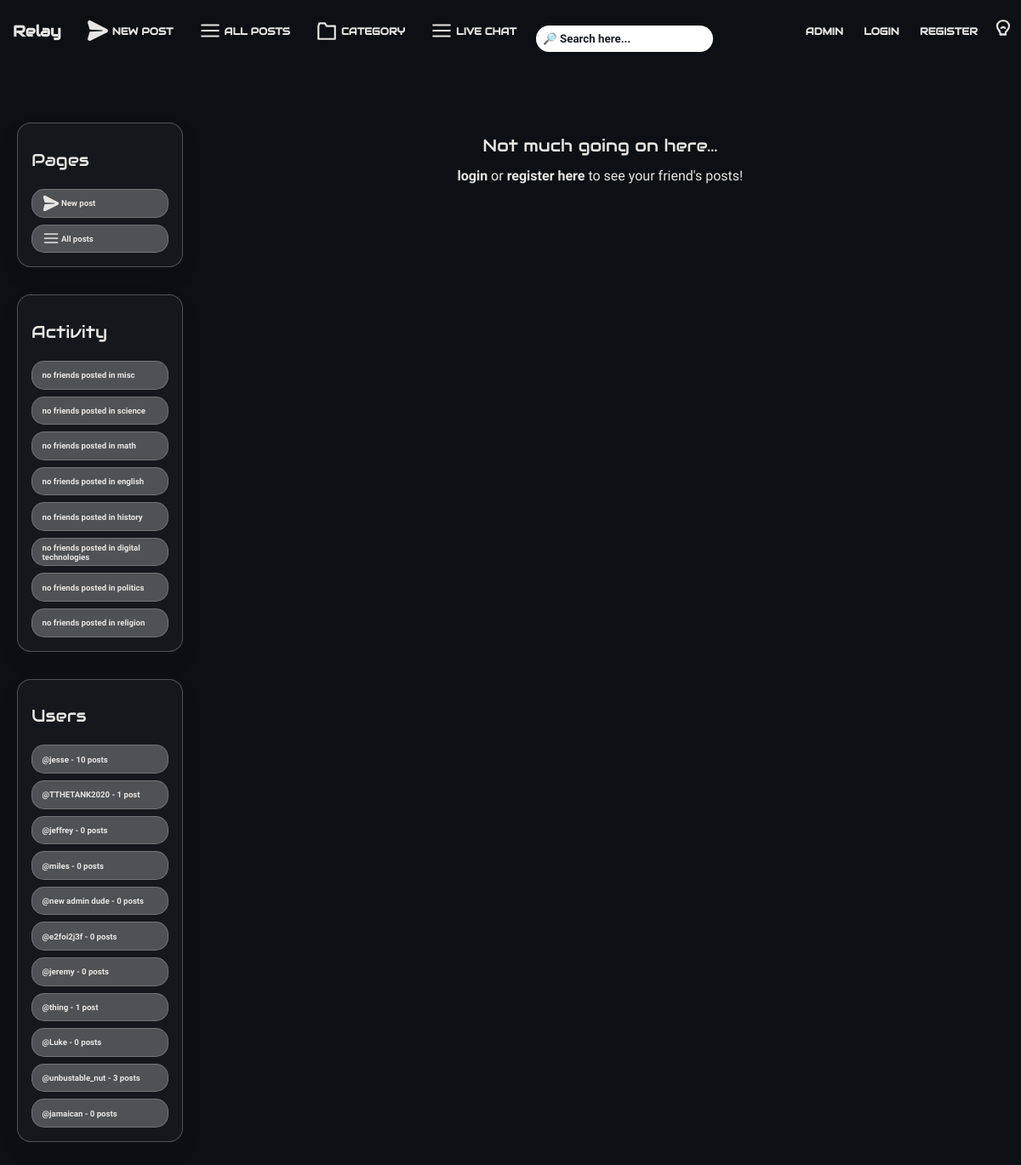
Before: / with the older database file.
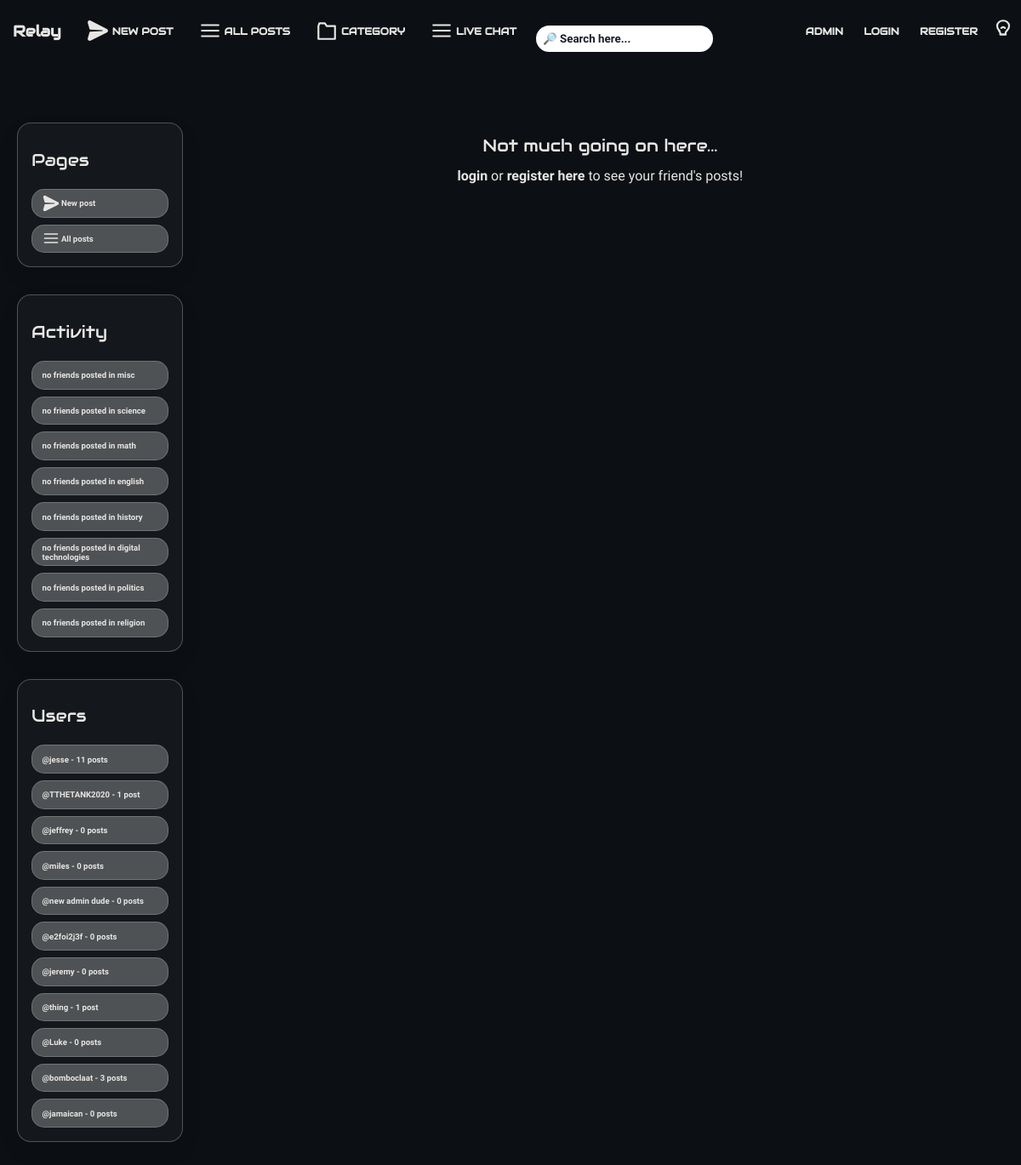
After: the same page with the newer database file.
### tables this page shows
CREATE TABLE "users" (
    id INTEGER PRIMARY KEY AUTOINCREMENT,
    "name" TEXT UNIQUE,
    password TEXT
, imageurl TEXT, email TEXT);

### app.py (the view)
@app.route("/", methods=("GET", "POST"))
def home():
    if request.method == "POST":
        comment_text = request.form.get("comment")
        id = request.form.get("post_id")
        if comment_text:
            time = datetime.now().strftime("%Y-%m-%d %H:%M:%S")
            db = get_db()
            db.execute(
                "INSERT INTO comments (postid, content, userid, time) VALUES (?, ?, ?, ?)",
                (id, comment_text, session["user_id"], time),
            )
            db.commit()
        return redirect(request.referrer)
    else:
        following = [
            row[0]
            for row in query_db(
                "SELECT followed_id FROM following WHERE follower_id = ?;",
                (session.get("user_id"),),
            )
        ]
        follow = ", ".join("?" * len(following))
        sql = f"""
            SELECT posts.title, posts.content, users.name, posts.imageurl, cat.name, posts.time, posts.id, posts.reply, cat.id, users.id, users.imageurl
            FROM posts
            JOIN cat ON posts.categoryid = cat.id
            JOIN users ON posts.user_id = users.id
            WHERE users.id IN ({follow})
            ORDER BY posts.time DESC;
        """
        userssql = """
            SELECT users.id, users.name, users.imageurl
            FROM users
            ORDER BY users.id ASC;
            """
        likes_sql = """
            SELECT liker_id, postid FROM likes;
            """
        categories_sql = """
            SELECT * FROM cat;
            """
        comments_sql = """
            SELECT comments.*, users.name AS username
            FROM comments
            JOIN users ON comments.userid = users.id
            ORDER BY comments.time ASC;
        """
        likes = query_db(likes_sql)
        users = query_db(userssql)
        results = query_db(sql, following) if following else []
        sidebarposts = query_db(all)
        categories = query_db(categories_sql)
        comments = query_db(comments_sql)
        return render_template(
            "home.html",
            results=results,
            sidebarposts=sidebarposts,
            users=users,
            comments=comments,
            likes=likes,
            categories=categories,
            today=datetime.now().strftime("%Y-%m-%d"),
        )

### app.py (called while the page is built)
def get_db():
    db = getattr(g, "_database", None)
    if db is None:
        db = g._database = sqlite3.connect(DATABASE)
    return db

@app.teardown_appcontext
def close_connection(exception):
    db = getattr(g, "_database", None)
    if db is not None:
        db.close()

def query_db(query, args=(), one=False):
    cur = get_db().execute(query, args)
    rv = cur.fetchall()
    cur.close()
    return (rv[0] if rv else None) if one else rv

### templates/home.html (shortened to what this page needs)
{% extends "layout.html" %}
{% if results %}
{% block body %}
<div class="home-container">
    <div class="total-sidebar">
        <div class="home-sidebar">
            <h1>Pages</h1>
            <a href="/newpost" class="sidebar-section">
                &nbsp;New post
            </a>
            <a href="/allposts" class="sidebar-section">
                <svg viewBox="0 0 24 24" width="20" height="20">
                    <path d="M3 6h18M3 12h18M3 18h18" stroke="currentColor" stroke-width="2" stroke-linecap="round" />
                </svg>
                &nbsp;All posts
            </a>
        </div>
        <div class="home-sidebar">
            <h1>Activity</h1>
            {% for category in categories %}
            {% set post = results | selectattr('8', 'equalto', category[0]) | list | first %}
            {% if post %}
            <a href="{{ url_for('category', id=post[8]) }}" class="sidebar-section">
                @{{ post[2] }} in {{category[1]}}: {{post[1][:20]}}...
            </a>
            {% else %}
            <a href="{{ url_for('category', id=category[0]) }}" class="sidebar-section">
                no friends posted in {{category[1]}}
            </a>
            {% endif %}
            {% endfor %}
        </div>
        <div class="home-sidebar">
            <h1>Users</h1>
            {% for user in users %}
            <a href="{{ url_for('userposts', username=user[1]) }}" class="sidebar-section">
                @{{ user[1] }}
                {% set ns = namespace(postsnumber=0) %}
                {% for post in sidebarposts %}
                {% if post[2] == user[1] %}
                {% set ns.postsnumber = ns.postsnumber + 1 %}
                {% endif %}
                {% endfor %}
                -
                {% if ns.postsnumber > 1 or ns.postsnumber < 1 %} {{ ns.postsnumber }} posts {% else %} {{
                    ns.postsnumber }} post {% endif %}  </a>
                    {% endfor %}
        </div>
    </div>
    <div class="centered-content">
        {% if session.get('username') is not none %}
        <h1>Hi, {{session.get('username')}}!</h1>
        {% else %}
        <h1>Not much going on here...</h1>
        <span>
            <a href="/login">login </a>
            or
            <a href="/register"> register here </a>
            to see your friend's posts!
        </span>
        {% endif %}
        {% set posts = results|length %}
    </div>
</div>
{% endblock %}
{% endif %}

Changed rows visible on the page:
computed for users "jesse": postsnumber "10" → "11"
changed users: name "unbustable_nut" → "bomboclaat"
